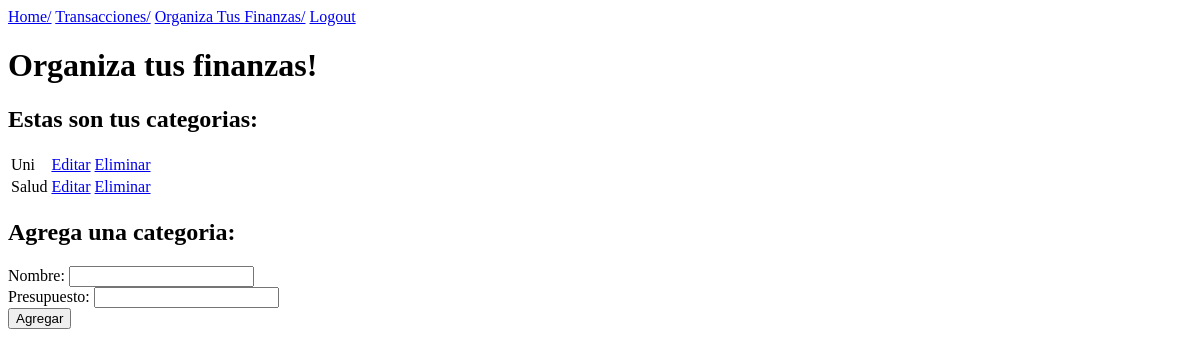
The page /organiza_tus_finanzas/ (signed in) on the database as committed earlier.
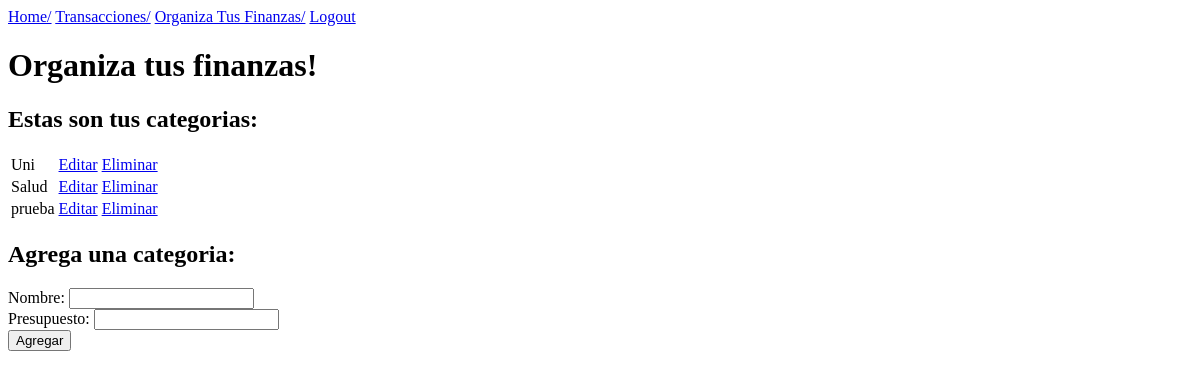
The same page on the database as committed later.
### finanzapp/models.py (models this page shows)
class Category(models.Model):
    name = models.CharField(max_length=100)
    budget = models.FloatField(blank=True)
    user = models.ForeignKey(User, on_delete=models.CASCADE, related_name="categories", null=True)

### finanzapp/views.py (the view)
# urls.py: path('organiza_tus_finanzas/', organize_fin, name='organiza_finanzas'),
def organize_fin(request):
    if request.user.is_authenticated:
        if request.method == 'POST':
            name = request.POST['name']
            budget = request.POST['budget']
            category = Category.objects.create(name=name, budget=budget, user=request.user)
            category.save()
            return redirect('organiza_finanzas')
        else:
            categories = Category.objects.filter(user = request.user)
            return render(request, 'organiza_finanzas.html', {'categories': categories})
    else:
        return render(request, 'login.html', {'error_message': 'Nombre de usuario o contraseña incorrectos'})

### finanzapp/templates/organiza_finanzas.html (shortened to what this page needs)
{% extends 'base.html' %}
{% block content %}
<h1>Organiza tus finanzas!</h1>
<h2>Estas son tus categorias:</h2>
<table>
    {% for category in categories %}
        {% if category.name != "ninguna" %}
        <tr>
            <td>{{ category.name }}</td>
            <td><a class="btn btn-warning" href="/editCat/{{ category.id }}">Editar</a></td>
            <td><a class="btn btn-danger" href="/eliminarCat/{{ category.id }}">Eliminar</a></td>
        </tr>
        {% endif %}
    {% endfor %}
</table>
<h2>Agrega una categoria:</h2>
<form method="post">
    <label for="name">Nombre:</label>
    <input type="text" name="name" required><br>
    <label for="name">Presupuesto:</label>
    <input type="number" name="budget" required><br>
    <input type="submit" value="Agregar">
</form>
{% endblock %}

Rows that differ between the two databases and show on the page:
added Category: name "prueba"
